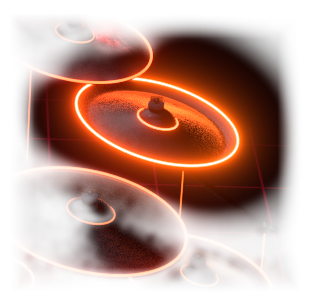
#> input picture resources/kit/litchina.png, 310 x 300 px, given in place of base.png, which was not available
$ python process_assets.py litchina.png litchina2.png
#> lines starting #> are read from the running program, lines starting #| are printed output that depends on the picture; after the words box and inside, x2 and y2 are one past the last pixel; in counts of white or black regions, pixels touching at a corner belong together
# Turns the kit's renders (kit3d.py) into THE KIT VIEW's pictures (0.14.0):
#   kit.jpg          the kit, every hue pulled into the family's range (pink through red to orange)
#   kitzones.png     the click map: each pixel's value (all three channels) the slot it plays + 1, 0 for nothing
#   lit<piece>.png   each piece glowing, cut to the area that changes, its alpha fading where the glow fades
#   kitlayout.txt    "<piece> <x> <y> <width> <height>": where each cut goes on kit.jpg
# python3 process_assets.py <raw folder> <out folder>
import sys, os
import numpy as np
from PIL import Image, ImageFilter

RAW, OUT = sys.argv[1], sys.argv[2]
PIECES = ["kick", "snare", "tom1", "tom2", "tom3", "floor", "hihat", "crash", "crash2", "ride", "china",
          "splash"]   # (0.43.0: the 12 pieces of the owner's sample pack)
LOW, HIGH = 330.0, 30.0     # the hues kept (degrees, through 0), inside the family's 318-42: JPEG drifts a few degrees

def family_hues(rgb):
    # Any pixel whose hue is outside LOW..HIGH (through red) is turned to the nearer end, keeping its saturation and
    # brightness: a yellow glint becomes orange, a purple haze pink.
    f = rgb.astype(np.float64) / 255.0
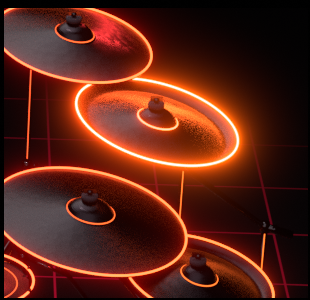
#> f: shape (300, 310, 3) float64; mean R, G, B 0.355, 0.14, 0.0893
    mx, mn = f.max(axis=2), f.min(axis=2)
    c = mx - mn
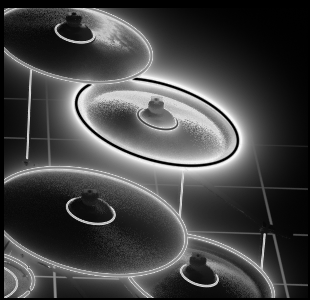
#> c: shape (300, 310) float64; min 0, max 0.973, mean 0.268
    r, g, b = f[..., 0], f[..., 1], f[..., 2]
    h = np.zeros_like(mx)
    nz = c > 1e-9
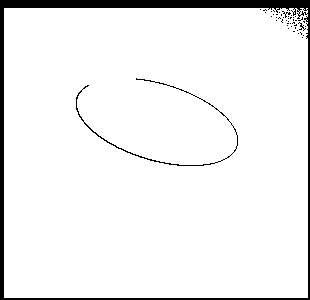
#> nz: shape (300, 310) bool; 94.1% white; 46 black regions (43 under 20 px), largest, box (x1, y1, x2, y2) and area: (0, 0, 310, 300) 4947, (76, 78, 238, 166) 400, (298, 22, 306, 31) 21
    rm = nz & (mx == r)
    gm = nz & (mx == g) & ~rm
#> gm: shape (300, 310) bool; every value is 0
    bm = nz & ~rm & ~gm
    h[rm] = ((g[rm] - b[rm]) / c[rm]) % 6
    h[gm] = (b[gm] - r[gm]) / c[gm] + 2
    h[bm] = (r[bm] - g[bm]) / c[bm] + 4
    h *= 60.0
    out = (h > HIGH) & (h < LOW) & nz
#> out: shape (300, 310) bool; 1.9% white in thin lines or dots
    h2 = np.where(h <= 180.0, HIGH, LOW)
#> h2: shape (300, 310) float64; values 30 (black) and 330 (white), 21.3% white; 542 white regions (509 under 20 px), largest, box (x1, y1, x2, y2) and area: (4, 178, 116, 273) 5905, (4, 14, 94, 76) 3070, (245, 168, 308, 298) 2665
    hh = np.where(out, h2, h) / 60.0
    x = c * (1 - np.abs(hh % 2 - 1))
    zeros = np.zeros_like(c)
    sector = np.floor(hh).astype(int) % 6
    rr = np.select([sector == 0, sector == 1, sector == 2, sector == 3, sector == 4, sector == 5], [c, x, zeros, zeros, x, c])
    gg = np.select([sector == 0, sector == 1, sector == 2, sector == 3, sector == 4, sector == 5], [x, c, c, x, zeros, zeros])
    bb = np.select([sector == 0, sector == 1, sector == 2, sector == 3, sector == 4, sector == 5], [zeros, zeros, x, c, c, x])
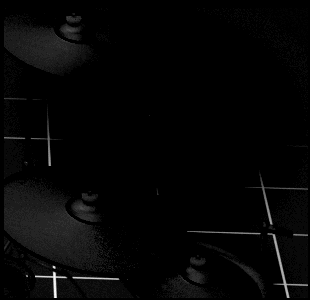
#> bb: shape (300, 310) float64; min 0, max 0.106, mean 0.00235; drawn with min black and max white
    rebuilt = np.stack([rr + mn, gg + mn, bb + mn], axis=2)
    result = np.where(out[..., None], rebuilt, f)
    return np.clip(np.round(result * 255.0), 0, 255).astype(np.uint8), int(out.sum())

os.makedirs(OUT, exist_ok=True)
base, moved = family_hues(np.array(Image.open(os.path.join(RAW, "base.png")).convert("RGB")))
print("kit: %d pixels turned into the family's hues" % moved)
#| kit: 1770 pixels turned into the family's hues
# (JPEG moves a few colours a few degrees, and rings near bright glints: KitView pulls hues in again as it loads.)
Image.fromarray(base).save(os.path.join(OUT, "kit.jpg"), quality=90, subsampling=0, optimize=True)

# The click map: Blender wrote (slot + 1) x 7 / 255 through the sRGB curve (0.37.0: 7, for 36 slots; 12 before); undo it.
m = np.array(Image.open(os.path.join(RAW, "mask.png")).convert("RGB"))[..., 0] / 255.0
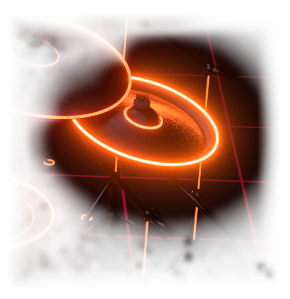
#> input picture resources/kit/litchina2.png, 290 x 299 px, given in place of mask.png, which was not available
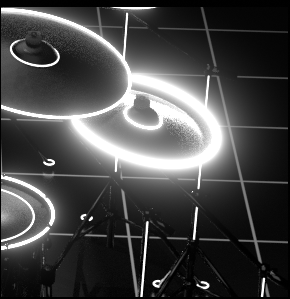
#> m: shape (299, 290) float64; min 0, max 1, mean 0.277
linear = np.where(m <= 0.04045, m / 12.92, ((m + 0.055) / 1.055) ** 2.4) * 255.0
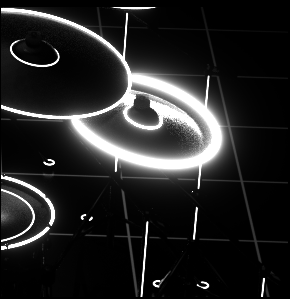
#> linear: shape (299, 290) float64; min 0, max 255, mean 37.7
zones = np.clip(np.round(linear / 7.0), 0, 255).astype(np.uint8)
print("zones:", sorted(int(v) - 1 for v in np.unique(zones) if v > 0))
#| zones: [0, 1, 2, 3, 4, 5, 6, 7, 8, 9, 10, 11, 12, 13, 14, 15, 16, 17, 18, 19, 20, 21, 22, 23, 24, 25, 26, 27, 28, 29, 30, 31, 32, 33, 34, 35]
Image.fromarray(np.stack([zones] * 3, axis=2)).save(os.path.join(OUT, "kitzones.png"), optimize=True)

# Each piece was rendered lit only inside its region (regions.txt, "<piece> x0,y0,x1,y1"): its glow is looked for
# there, fading to nothing over the region's outer 30 pixels (where the lit render lacks the halo of lights outside it).
regions = {}
#> (the run stopped early here; a loop or call above may not have finished)
